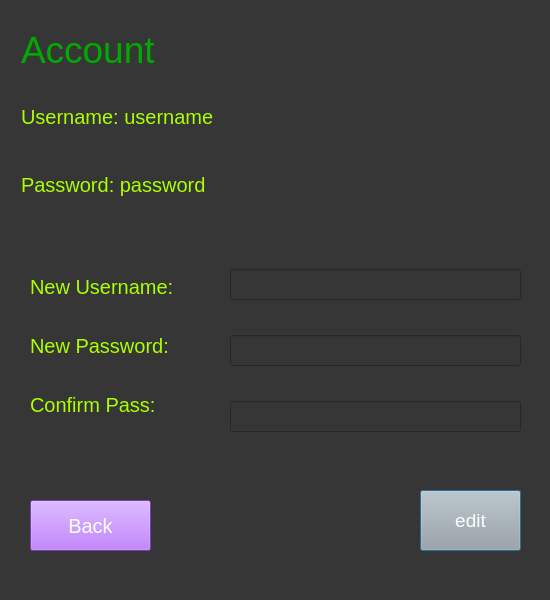
<?xml version="1.0" encoding="UTF-8"?>
<ui version="4.0">
 <class>Dialog</class>
 <widget class="QDialog" name="Dialog">
  <property name="geometry">
   <rect>
    <x>0</x>
    <y>0</y>
    <width>550</width>
    <height>600</height>
   </rect>
  </property>
  <property name="windowTitle">
   <string>mainwindow</string>
  </property>
  <property name="autoFillBackground">
   <bool>false</bool>
  </property>
  <property name="styleSheet">
   <string notr="true">background-color: rgb(170, 170, 255);
background-color: rgb(54, 54, 54);</string>
  </property>
  <property name="sizeGripEnabled">
   <bool>true</bool>
  </property>
  <widget class="QLabel" name="label">
   <property name="geometry">
    <rect>
     <x>21</x>
     <y>21</y>
     <width>166</width>
     <height>57</height>
    </rect>
   </property>
   <property name="styleSheet">
    <string notr="true">color:rgb(0, 170, 0); font-size:28pt</string>
   </property>
   <property name="text">
    <string>Account</string>
   </property>
  </widget>
  <widget class="QPushButton" name="updatebutton">
   <property name="geometry">
    <rect>
     <x>420</x>
     <y>490</y>
     <width>101</width>
     <height>61</height>
    </rect>
   </property>
   <property name="styleSheet">
    <string notr="true">background-color: rgb(167, 168, 167);font-size:14pt; color:rgb(255, 255, 255)</string>
   </property>
   <property name="text">
    <string>edit</string>
   </property>
  </widget>
  <widget class="QPushButton" name="backtomainpagebutton">
   <property name="geometry">
    <rect>
     <x>30</x>
     <y>500</y>
     <width>121</width>
     <height>51</height>
    </rect>
   </property>
   <property name="styleSheet">
    <string notr="true">background-color:rgb(170, 85, 255);
color:rgb(255, 255, 255);
font-size:15pt;</string>
   </property>
   <property name="text">
    <string>Back</string>
   </property>
  </widget>
  <widget class="QWidget" name="">
   <property name="geometry">
    <rect>
     <x>30</x>
     <y>260</y>
     <width>178</width>
     <height>171</height>
    </rect>
   </property>
   <layout class="QVBoxLayout" name="verticalLayout_2">
    <item>
     <widget class="QLabel" name="label_2">
      <property name="styleSheet">
       <string notr="true">font-size:15pt; color:rgb(170, 255, 0)</string>
      </property>
      <property name="text">
       <string>New Username:</string>
      </property>
     </widget>
    </item>
    <item>
     <widget class="QLabel" name="label_3">
      <property name="styleSheet">
       <string notr="true">font-size:15pt; color:rgb(170, 255, 0)</string>
      </property>
      <property name="text">
       <string>New Password:</string>
      </property>
     </widget>
    </item>
    <item>
     <widget class="QLabel" name="label_4">
      <property name="styleSheet">
       <string notr="true">font-size:15pt; color:rgb(170, 255, 0)</string>
      </property>
      <property name="text">
       <string>Confirm Pass:</string>
      </property>
     </widget>
    </item>
   </layout>
  </widget>
  <widget class="QWidget" name="">
   <property name="geometry">
    <rect>
     <x>21</x>
     <y>85</y>
     <width>237</width>
     <height>131</height>
    </rect>
   </property>
   <layout class="QVBoxLayout" name="verticalLayout">
    <item>
     <widget class="QLabel" name="usernamelabel">
      <property name="styleSheet">
       <string notr="true">color:rgb(170, 255, 0);
font-size:15pt;</string>
      </property>
      <property name="text">
       <string>Username: username</string>
      </property>
     </widget>
    </item>
    <item>
     <widget class="QLabel" name="passwordlabel">
      <property name="styleSheet">
       <string notr="true">color:rgb(170, 255, 0);
font-size:15pt;</string>
      </property>
      <property name="text">
       <string>Password: password</string>
      </property>
     </widget>
    </item>
   </layout>
  </widget>
  <widget class="QWidget" name="">
   <property name="geometry">
    <rect>
     <x>230</x>
     <y>240</y>
     <width>291</width>
     <height>221</height>
    </rect>
   </property>
   <layout class="QVBoxLayout" name="verticalLayout_3">
    <item>
     <widget class="QLineEdit" name="newusername">
      <property name="styleSheet">
       <string notr="true">font-size:14pt;color:rgb(209, 209, 209)</string>
      </property>
      <property name="text">
       <string/>
      </property>
     </widget>
    </item>
    <item>
     <widget class="QLineEdit" name="newpassword">
      <property name="styleSheet">
       <string notr="true">font-size:14pt;color:rgb(209, 209, 209)</string>
      </property>
      <property name="text">
       <string/>
      </property>
     </widget>
    </item>
    <item>
     <widget class="QLineEdit" name="newconfirmpass">
      <property name="styleSheet">
       <string notr="true">font-size:14pt;color:rgb(209, 209, 209)</string>
      </property>
      <property name="text">
       <string/>
      </property>
     </widget>
    </item>
   </layout>
  </widget>
 </widget>
 <resources/>
 <connections/>
</ui>
